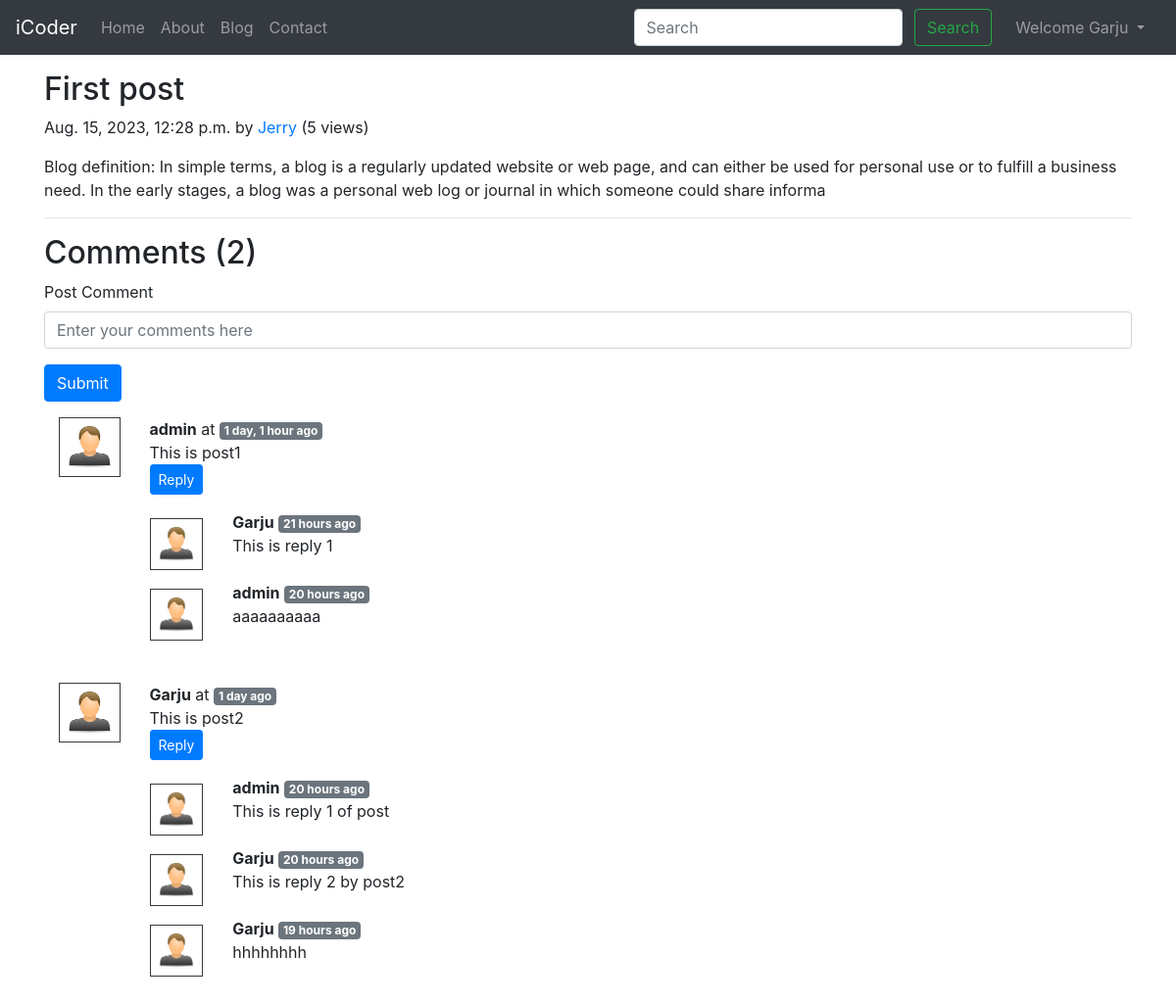
The app's page /blog/first-post (signed in) with its own data.
### blog/models.py (models this page shows)
class Post(models.Model):
    sno = models.AutoField(primary_key=True)
    title = models.CharField(max_length=255)
    content = models.TextField(max_length=255)
    author = models.CharField(max_length=25)
    slug = models.CharField(max_length=130)
    views = models.IntegerField(default=0)
    timeStamp = models.DateTimeField(blank=True)
    def __str__(self):
        return self.title

class BlogComment(models.Model):
    sno = models.AutoField(primary_key=True)
    comment = models.TextField()
    user = models.ForeignKey(User, on_delete=models.CASCADE)
    post = models.ForeignKey(Post, on_delete=models.CASCADE)
    parent = models.ForeignKey('self', on_delete=models.CASCADE, null=True)
    timestamp = models.DateTimeField(default=now)
    def __str__(self):
        return self.comment[0:15] + "... by " + self.user.username

### blog/views.py (the view)
# urls.py: path('<str:slug>', views.blogPost, name='blogPost'),
def blogPost(request, slug):
    post = Post.objects.filter(slug=slug).first()
    post.views = post.views + 1
    post.save()
    comments = BlogComment.objects.filter(post=post, parent=None)
    replies = BlogComment.objects.filter(post=post).exclude(parent=None) # != same as exclude()
    replyDict = {}
    for reply in replies:
        if reply.parent.sno not in replyDict.keys():
            replyDict[reply.parent.sno] = [reply]
        else:
            replyDict[reply.parent.sno].append(reply)
    print(comments, replies)
    print(post)
    context = {'post': post, 'comments': comments, 'user': request.user, 'replyDict': replyDict}
    return render(request, 'blog/blogPost.html', context)

### blog/templatetags/extras.py (called while the page is built)
@register.filter(name='get_val')
def get_val(dict, key):
    return dict.get(key)

### templates/blog/blogPost.html (shortened to what this page needs)
{% extends 'base.html' %}
{% block body %}
{% load humanize %}
{% load extras %}
<div class="container my-3">
    <h2 class="blog-post-title">{{ post.title }}</h2>
    <p class="blog-post-meta">{{ post.timeStamp }} by <a href="#">{{ post.author }}</a>
        (<span>{{ post.views }} views</span>)
    </p>
    <p>{{ post.content }}</p>
    <hr>
</div>
<div class="container">
    <h2>Comments ({{ comments.count }})</h2>
    <div class="my-2">
        {% if user.is_authenticated %}
            <form action="/blog/postComment" method="post">
                <div class="form-group">
                    <label for="exampleInputEmail1">Post Comment</label>
                    <input type="text"  class="form-control"  name="comment"  placeholder="Enter your comments here">
                </div>
                <button type="submit" class="btn btn-primary">Submit</button>
            </form>
        {% else %}
            <p>Please, login to post a comment!</p>
        {% endif %}
    </div>
    {% for comment in comments %}
        <div class="row my-3 mx-0">
            <div class="col-md-1">
                <img class="w-100 p-2 border  border-dark" src="/static/img/user.png" alt="user">
            </div>
            <div class="col-md-11">
                <b>{{ comment.user.username }}</b> at
                <span class="badge badge-secondary"> {{ comment.timestamp | naturaltime }}</span>
                <div>{{ comment.comment }}</div>
                <div class="reply mx-0">
                    {% if user.is_authenticated %}
                        <button class="btn btn-sm btn-primary" type="button" data-toggle="collapse" data-target="#replyBox{{ comment.sno }}" aria-expanded="false" aria-controls="replyBox{{ comment.sno }}">
                            Reply
                        </button>
                    {% else %}
                        <button class="btn btn-sm btn-primary" type="button" disabled data-toggle="collapse" data-target="#replyBox{{ comment.sno }}" aria-expanded="false" aria-controls="replyBox{{ comment.sno }}">
                            Login to Reply
                        </button>
                    {% endif %}
                    <div class="replies my-3">
                         {% for reply in replyDict|get_val:comment.sno %} {% comment %}get_val is custom filter{% endcomment %}
                         <div class="row">
                            <div class="col-md-1 my-2">
                                <img class="w-100 p-2 border  border-dark" src="/static/img/user.png" alt="user">
                            </div>
                            <div class="col-md-11">
                                <b>{{ reply.user.username }}</b>
                                <span class="badge badge-secondary"> {{ reply.timestamp | naturaltime }}</span>
                                <div>{{ reply.comment }}</div>
                                <br>
                            </div>
                         </div>
                        {% endfor %}
                    </div>
                </div>
            </div>
        </div>
    {% endfor %}
</div>
{% endblock body %}

### templates/base.html (shortened to what this page needs)
<!doctype html>
<html lang="en">
  <head>
    <link rel="stylesheet" href="https://cdn.jsdelivr.net/npm/bootstrap@4.4.1/dist/css/bootstrap.min.css">
  </head>
  <body>
    <nav class="navbar navbar-expand-lg navbar-dark bg-dark">
        <a class="navbar-brand" href="/">iCoder</a>
        <div class="collapse navbar-collapse" id="navbarSupportedContent">
          <ul class="navbar-nav mr-auto">
            <li class="nav-item {% block homeactive %}{% endblock homeactive %}">
              <a class="nav-link" href="/">Home <span class="sr-only">(current)</span></a>
            </li>
            <li class="nav-item {% block aboutactive %}{% endblock aboutactive %}">
              <a class="nav-link" href="/about">About</a>
            </li>
            <li class="nav-item {% block blogactive %}{% endblock blogactive %}">
              <a class="nav-link" href="/blog">Blog</a>
            </li>
            <li class="nav-item {% block contactactive %}{% endblock contactactive %}">
              <a class="nav-link" href="/contact">Contact</a>
            </li>
          </ul>
          <div class="ml-auto form-inline ">
            <form method="get" action="/search" class="my-2 my-lg-0 mx-3">
              <input class="form-control mr-sm-2" type="search" placeholder="Search" aria-label="Search"  name="query"  id="query">
              <button class="btn btn-outline-success my-2 my-sm-0" type="submit">Search</button>
            </form>
            {% if user.is_authenticated %}
            <ul class="navbar-nav mr-2">
              <li class="nav-item dropdown">
                <a class="nav-link dropdown-toggle" href="#" id="navbarDropdown" role="button" data-toggle="dropdown" aria-haspopup="true" aria-expanded="false">
                  Welcome {{ request.user }}
                </a>
              </li>
            </ul>
          {% endif %}
        </div>
        </div>
      </nav>
      {% block body %}{% endblock body %}
  </body>
</html>

### records on screen
Post: title "First post", timeStamp "Aug. 15, 2023, 12:28 p.m.", author "Jerry", views "5", content "Blog definition: In simple terms, a blog is a regularly updated website or web page, and can either be used for personal use or to fulfill a business need. In the early stages, a blog was a personal web log or journal in which someone could share informa"
BlogComment: user.username "admin", timestamp "1 day, 1 hour ago", comment "This is post1"
BlogComment: user.username "Garju", timestamp "21 hours ago", comment "This is reply 1"
BlogComment: user.username "admin", timestamp "20 hours ago", comment "aaaaaaaaaa"
BlogComment: user.username "Garju", timestamp "1 day ago", comment "This is post2"
BlogComment: user.username "admin", timestamp "20 hours ago", comment "This is reply 1 of post"
BlogComment: user.username "Garju", timestamp "20 hours ago", comment "This is reply 2 by post2"
BlogComment: user.username "Garju", timestamp "19 hours ago", comment "hhhhhhhh"

### other values on screen
{{ request.user }} "Garju"
{{ comments.count }} "2"
